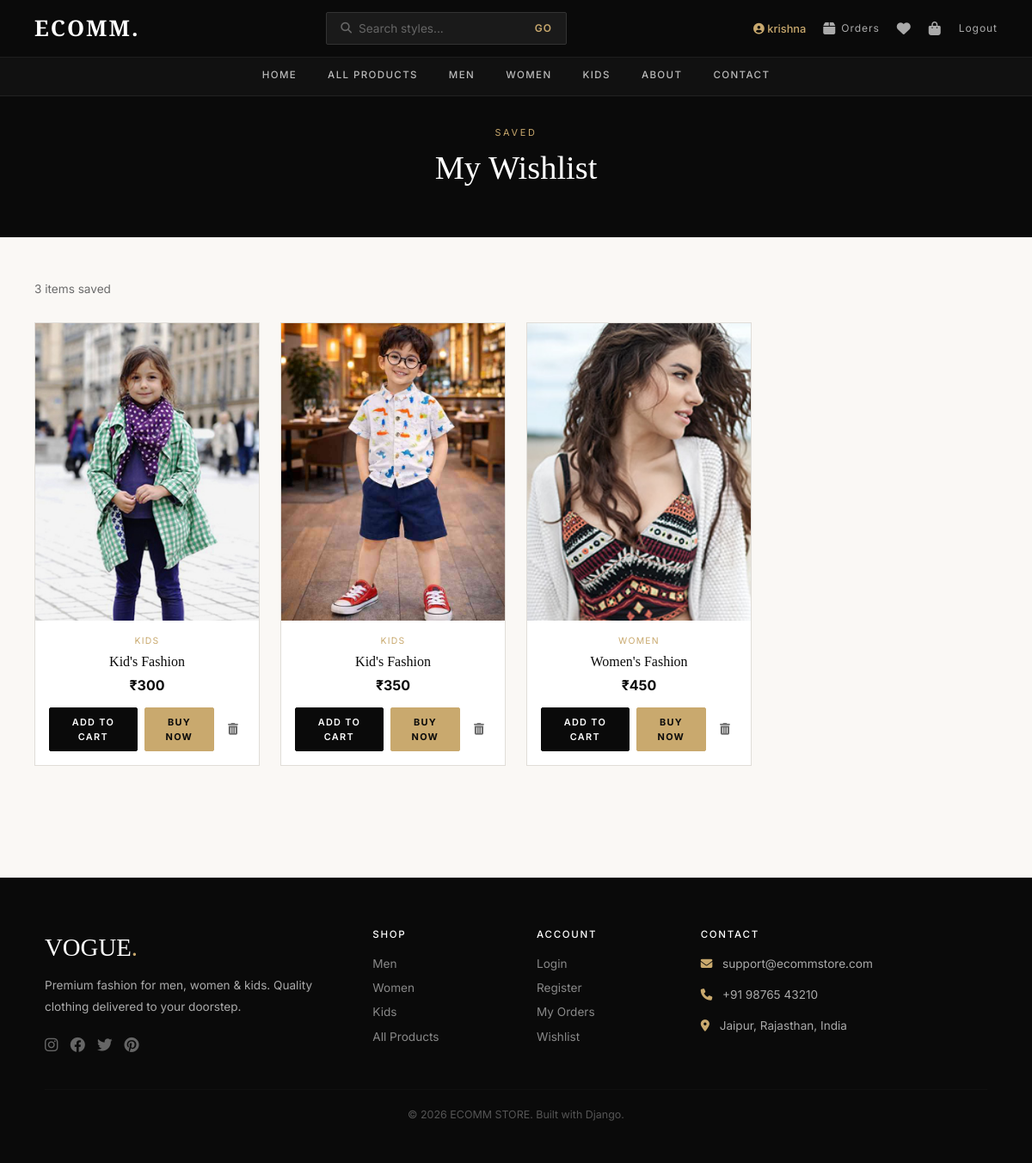
Screenshot of /wishlist/ (signed in) with the database file from the repository.
### store/models.py (models this page shows, shortened)
class Wishlist(models.Model):
    user = models.ForeignKey(User, on_delete=models.CASCADE)
    product = models.ForeignKey(Product, on_delete=models.CASCADE)

class Product(models.Model):
    CATEGORY_CHOICES = (
        ('men','Men'),
        ('women','Women'),
        ('kids','Kids'),
    )
    name = models.CharField(max_length=200)
    price = models.IntegerField()
    image = models.ImageField(upload_to='products/')
    rating = models.IntegerField(blank=True,null=True)
    category = models.CharField(max_length=10, choices=CATEGORY_CHOICES)

### store/views.py (the view)
# urls.py: path('wishlist/', views.wishlist, name='wishlist'),
@login_required(login_url='login')
def wishlist(request):
    wishlist_items = Wishlist.objects.filter(user=request.user).select_related('product')
    return render(request, 'wishlist.html', {
        'wishlist_items': wishlist_items,
        'cart_count': get_cart_count(request),
    })

### store/views.py (called while the page is built)
def get_cart_count(request):
    if request.user.is_authenticated:
        return Cart.objects.filter(user=request.user).count()
    return 0

### templates/wishlist.html (shortened to what this page needs)
{% extends 'base.html' %}
{% block content %}
<div class="page-hero">
    <span class="eyebrow">Saved</span>
    <h1>My Wishlist</h1>
</div>
<div class="wishlist-section">
    {% if wishlist_items %}
    <p style="font-size:0.85rem;color:var(--gray);margin-bottom:28px;">{{ wishlist_items|length }} item{{ wishlist_items|length|pluralize }} saved</p>
    <div class="wishlist-grid">
        {% for item in wishlist_items %}
        <div class="wishlist-card">
            <div class="wishlist-img-wrap">
                <img src="{{ item.product.image.url }}" alt="{{ item.product.name }}">
            </div>
            <div class="wishlist-body">
                <p style="font-size:0.65rem;color:var(--gold);letter-spacing:0.12em;text-transform:uppercase;margin-bottom:6px;">{{ item.product.get_category_display }}</p>
                <h5 class="wishlist-name">{{ item.product.name }}</h5>
                <p class="wishlist-price">₹{{ item.product.price }}</p>
                <div class="wishlist-actions">
                    <a href="{% url 'wishlist_to_cart' item.id %}" class="btn-vogue" style="padding:8px 14px;font-size:0.68rem;">Add to Cart</a>
                    <a href="{% url 'checkout' item.product.id %}" class="btn-gold" style="padding:8px 14px;font-size:0.68rem;">Buy Now</a>
                    <a href="{% url 'remove_from_wishlist' item.id %}" style="padding:8px;color:var(--gray);font-size:0.85rem;display:flex;align-items:center;" title="Remove"><i class="fas fa-trash-can"></i></a>
                </div>
            </div>
        </div>
        {% endfor %}
    </div>
    {% endif %}
</div>
{% endblock %}

### templates/base.html (shortened to what this page needs)
{% load static %}
<!DOCTYPE html>
<html lang="en">
<head>
    <link rel="stylesheet" href="https://cdnjs.cloudflare.com/ajax/libs/font-awesome/6.4.0/css/all.min.css">
    <link href="https://cdn.jsdelivr.net/npm/bootstrap@5.3.0/dist/css/bootstrap.min.css" rel="stylesheet">
</head>
<body>
<nav class="navbar-vogue">
    <div class="navbar-top">
        <a href="{% url 'home' %}" class="nav-brand">ECOMM.</a>
        <form class="nav-search" method="GET" action="{% url 'product_list' %}">
            <i class="fas fa-search"></i>
            <input type="text" name="q" placeholder="Search styles..." value="{{ request.GET.q }}">
            <button type="submit">GO</button>
        </form>
        <div class="nav-icons">
            {% if user.is_authenticated %}
                <span class="nav-user-name"><i class="fas fa-user-circle"></i> {{ user.username }}</span>
                <a href="{% url 'order_history' %}" class="nav-icon-link"><i class="fas fa-box"></i> Orders</a>
                <a href="{% url 'wishlist' %}" class="nav-icon-link"><i class="fas fa-heart"></i></a>
                <a href="{% url 'product_cart' %}" class="nav-icon-link">
                    <i class="fas fa-shopping-bag"></i>
                </a>
                <a href="{% url 'logout' %}" class="nav-icon-link">Logout</a>
            {% else %}
                <a href="{% url 'login' %}" class="nav-icon-link"><i class="fas fa-user"></i> Login</a>
                <a href="{% url 'register' %}" class="btn-gold" style="padding:7px 16px;font-size:0.7rem;">Register</a>
            {% endif %}
        </div>
    </div>
    <div class="navbar-bottom">
        <ul class="nav-links">
            <li><a href="{% url 'home' %}">Home</a></li>
            <li><a href="{% url 'product_list' %}">All Products</a></li>
            <li><a href="{% url 'product_list' %}?category=men">Men</a></li>
            <li><a href="{% url 'product_list' %}?category=women">Women</a></li>
            <li><a href="{% url 'product_list' %}?category=kids">Kids</a></li>
            <li><a href="{% url 'about' %}">About</a></li>
            <li><a href="{% url 'contact' %}">Contact</a></li>
        </ul>
    </div>
</nav>
<main>
    {% block content %}{% endblock %}
</main>
<footer class="footer">
    <div class="container-fluid">
        <div class="row g-5">
            <div class="col-md-4">
                <div class="footer-brand">VOGUE<span>.</span></div>
                <p style="font-size:0.85rem;line-height:1.8;margin-bottom:20px;">Premium fashion for men, women & kids. Quality clothing delivered to your doorstep.</p>
                <div class="social-icons">
                    <a href="#"><i class="fab fa-instagram"></i></a>
                    <a href="#"><i class="fab fa-facebook"></i></a>
                    <a href="#"><i class="fab fa-twitter"></i></a>
                    <a href="#"><i class="fab fa-pinterest"></i></a>
                </div>
            </div>
            <div class="col-md-2">
                <h6>Shop</h6>
                <a href="{% url 'product_list' %}?category=men">Men</a>
                <a href="{% url 'product_list' %}?category=women">Women</a>
                <a href="{% url 'product_list' %}?category=kids">Kids</a>
                <a href="{% url 'product_list' %}">All Products</a>
            </div>
            <div class="col-md-2">
                <h6>Account</h6>
                <a href="{% url 'login' %}">Login</a>
                <a href="{% url 'register' %}">Register</a>
                {% if user.is_authenticated %}
                <a href="{% url 'order_history' %}">My Orders</a>
                <a href="{% url 'wishlist' %}">Wishlist</a>
                {% endif %}
            </div>
            <div class="col-md-4">
                <h6>Contact</h6>
                <p style="font-size:0.85rem;"><i class="fas fa-envelope me-2" style="color:var(--gold)"></i> support@ecommstore.com</p>
                <p style="font-size:0.85rem;margin-top:8px;"><i class="fas fa-phone me-2" style="color:var(--gold)"></i> +91 98765 43210</p>
                <p style="font-size:0.85rem;margin-top:8px;"><i class="fas fa-map-marker-alt me-2" style="color:var(--gold)"></i> Jaipur, Rajasthan, India</p>
            </div>
        </div>
        <hr class="footer-divider">
        <div class="footer-bottom text-center">
            <p>© 2026 ECOMM STORE. Built with Django. </p>
        </div>
    </div>
</footer>
</body>
</html>

### templates/base.html (style rules this page uses)
:root { --black: #0a0a0a; --white: #ffffff; --cream: #faf8f5; --gold: #c9a96e; --gold-light: #e8d5b0; --gray: #6b6b6b; --light-gray: #f0eeeb; --border: #e0ddd8; }
* { margin: 0; padding: 0; box-sizing: border-box; }
body { font-family: 'Inter', sans-serif; background: var(--cream); color: var(--black); }
.navbar-vogue { background: var(--black); padding: 0; position: fixed; top: 0; left: 0; right: 0; z-index: 1000; border-bottom: 1px solid #222; }
.navbar-top { display: flex; align-items: center; justify-content: space-between; padding: 14px 40px; flex-wrap: wrap; gap: 10px; }
.nav-brand { font-family: 'Playfair Display', serif; font-size: 1.6rem; font-weight: 700; color: var(--white); letter-spacing: 0.08em; text-decoration: none; }
.nav-search { display: flex; align-items: center; background: #1a1a1a; border: 1px solid #333; border-radius: 2px; padding: 8px 16px; gap: 8px; width: 280px; }
.nav-search input { background: none; border: none; outline: none; color: var(--white); font-size: 0.85rem; width: 100%; }
.nav-search input::placeholder { color: #666; }
.nav-search i { color: #666; font-size: 0.8rem; }
.nav-search button { background: none; border: none; color: var(--gold); cursor: pointer; font-size: 0.75rem; font-weight: 600; letter-spacing: 0.1em; }
.nav-icons { display: flex; align-items: center; gap: 20px; }
.nav-icon-link { color: #aaa; text-decoration: none; font-size: 0.75rem; letter-spacing: 0.08em; display: flex; align-items: center; gap: 6px; transition: color 0.2s; position: relative; }
.nav-icon-link i { font-size: 1rem; }
.nav-user-name { color: var(--gold); font-weight: 500; font-size: 0.8rem; }
.navbar-bottom { border-top: 1px solid #1e1e1e; background: #111; }
.nav-links { display: flex; justify-content: center; list-style: none; margin: 0; padding: 0; gap: 0; flex-wrap: wrap; }
.nav-links li a { display: block; padding: 12px 18px; color: #bbb; text-decoration: none; font-size: 0.72rem; font-weight: 500; letter-spacing: 0.12em; text-transform: uppercase; transition: all 0.2s; border-bottom: 2px solid transparent; }
.btn-vogue { background: var(--black); color: var(--white); border: 1.5px solid var(--black); padding: 10px 24px; font-size: 0.75rem; font-weight: 600; letter-spacing: 0.12em; text-transform: uppercase; text-decoration: none; display: inline-block; transition: all 0.25s; cursor: pointer; border-radius: 2px; }
.btn-gold { background: var(--gold); color: var(--black); border: 1.5px solid var(--gold); padding: 10px 24px; font-size: 0.75rem; font-weight: 700; letter-spacing: 0.12em; text-transform: uppercase; text-decoration: none; display: inline-block; transition: all 0.25s; cursor: pointer; border-radius: 2px; }
.footer { background: var(--black); color: #aaa; padding: 60px 40px 30px; margin-top: 80px; }
.footer-brand { font-family: 'Playfair Display', serif; font-size: 1.8rem; color: var(--white); margin-bottom: 10px; }
.footer-brand span { color: var(--gold); }
.footer h6 { color: var(--white); font-size: 0.72rem; letter-spacing: 0.15em; text-transform: uppercase; margin-bottom: 16px; }
.footer a { color: #888; text-decoration: none; display: block; margin-bottom: 8px; font-size: 0.85rem; transition: color 0.2s; }
.footer-divider { border-color: #222; margin: 30px 0 20px; }
.footer-bottom { font-size: 0.78rem; color: #555; }
.social-icons { display: flex; gap: 14px; margin-top: 16px; }
.social-icons a { color: #666; font-size: 1.1rem; display: inline-block; }
main { padding-top: 96px; min-height: 70vh; }

### rows the page displays
Wishlist: product.image (picture), product.category "KIDS", product.name "Kid's Fashion", product.price "300"
Wishlist: product.image (picture), product.category "KIDS", product.name "Kid's Fashion", product.price "350"
Wishlist: product.image (picture), product.category "WOMEN", product.name "Women's Fashion", product.price "450"

### other values shown
{{ user.username }} "krishna"
{{ wishlist_items|length }} "3"
